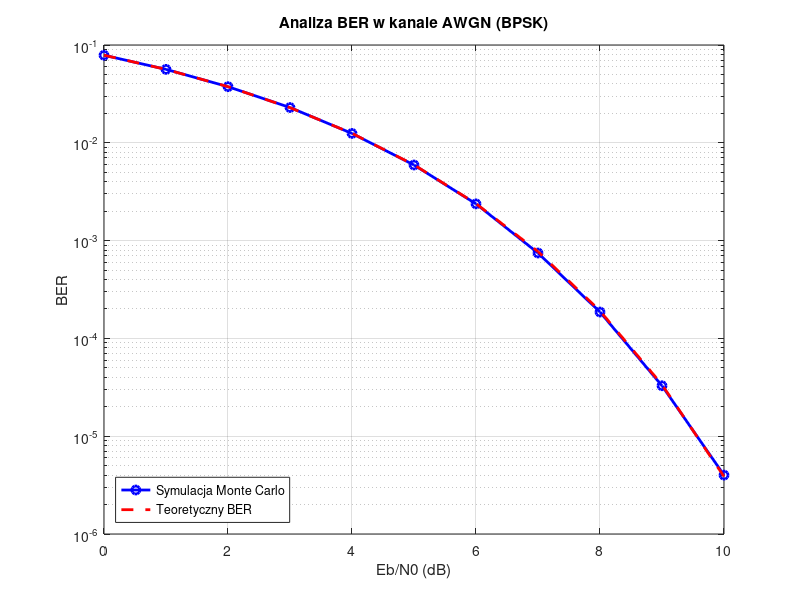

The MATLAB source for this figure:
clear all; close all; clc;
format long;

% Parametry systemu
N_bits = 10^7; % liczba bitów do przesłania
Eb_N0_dB = 0:1:10; % zakres wartości Eb/N0 w dB
BER = zeros(size(Eb_N0_dB)); % tablica do przechowywania BER

% Symulacja Monte Carlo dla każdego Eb/N0
for idx = 1:length(Eb_N0_dB)
    % Konwersja Eb/N0 z dB na wartość liniową
    Eb_N0_lin = 10^(Eb_N0_dB(idx) / 10);
    
    % Wyznaczenie odchylenia standardowego szumu (sigma)
    sigma = sqrt(1 / (2 * Eb_N0_lin));
    
    % Generowanie losowych bitów (0 lub 1)
    bits_tx = randi([0, 1], 1, N_bits);
    
    % Mapowanie bitów na symbole BPSK (0 -> -1, 1 -> +1)
    symbols_tx = 2 * bits_tx - 1;
    
    % Dodanie szumu Gaussa
    noise = sigma * randn(1, N_bits);
    symbols_rx = symbols_tx + noise;
    
    % Decyzja detektora (prosty próg: 0)
    bits_rx = symbols_rx > 0;
    
    % Liczba błędów
    num_errors = sum(bits_tx ~= bits_rx);
    
    % Współczynnik błędów BER
    BER(idx) = num_errors / N_bits;
end

% Porównanie z teoretycznym BER dla BPSK w AWGN
Eb_N0_lin = 10.^(Eb_N0_dB / 10);
BER_theoretical = qfunc(sqrt(2 * Eb_N0_lin));

% Rysowanie wykresu
figure;
semilogy(Eb_N0_dB, BER, 'b-o', 'LineWidth', 2, 'DisplayName', 'Symulacja Monte Carlo');
hold on;
semilogy(Eb_N0_dB, BER_theoretical, 'r--', 'LineWidth', 2, 'DisplayName', 'Teoretyczny BER');
xlabel('Eb/N0 (dB)');
ylabel('BER');
title('Analiza BER w kanale AWGN (BPSK)');
legend('Location', 'southwest');
grid on;
